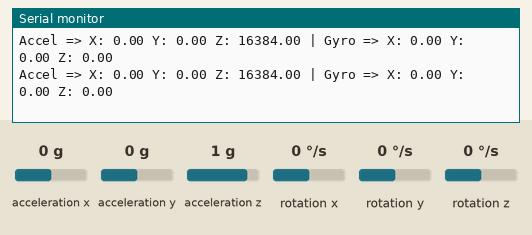
Simulated run of this sketch. Board: ESP32. On the bench: the last lines printed to the serial monitor. The inputs (shaded band) are chosen by the test bench; at power-on: acceleration x 0 g, acceleration y 0 g, acceleration z 1 g, rotation x 0 °/s, rotation y 0 °/s, rotation z 0 °/s.

Above: at 1.2 s.
1.3 s: acceleration x set to -1.4 g
At 1.9 s:
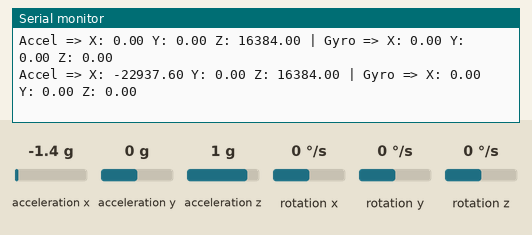
2.8 s: acceleration y set to -1.4 g
At 3.4 s:
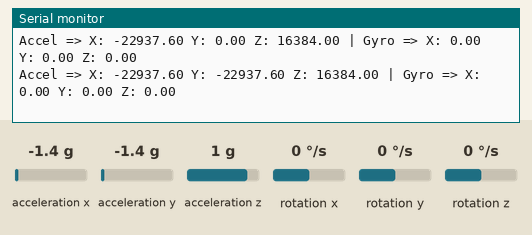
4.3 s: acceleration z set to -1.4 g
At 5.0 s:
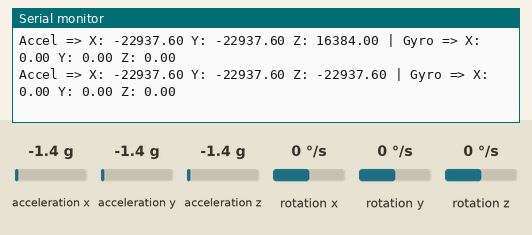
5.8 s: rotation x set to -192 °/s
At 6.5 s:
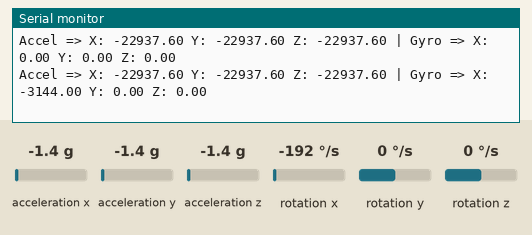
7.3 s: rotation y set to -192 °/s
At 8.0 s:
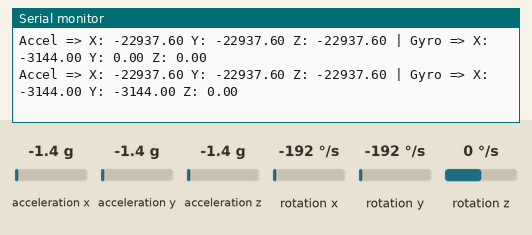

The sketch:

mpu.ino
```cpp
#include <Wire.h>
#include <MPU6050.h>

MPU6050 mpu;

void setup() {
  Serial.begin(115200);

  // Use GPIO23 for SDA and GPIO5 for SCL
  Wire.begin(23, 5);

  Serial.println("Initializing MPU6050...");

  if (!mpu.begin(MPU6050_SCALE_2000DPS, MPU6050_RANGE_2G)) {
    Serial.println("MPU6050 not found. Check wiring.");
    while (1);
  }

  Serial.println("MPU6050 initialized successfully.");
}

void loop() {
  Vector acc = mpu.readRawAccel();
  Vector gyro = mpu.readRawGyro();

  Serial.print("Accel => X: "); Serial.print(acc.XAxis);
  Serial.print(" Y: "); Serial.print(acc.YAxis);
  Serial.print(" Z: "); Serial.print(acc.ZAxis);

  Serial.print(" | Gyro => X: "); Serial.print(gyro.XAxis);
  Serial.print(" Y: "); Serial.print(gyro.YAxis);
  Serial.print(" Z: "); Serial.println(gyro.ZAxis);

  delay(500);
}
```

Measured:
- after the input at 1.3 s, the serial monitor: prints a new line after 0.22 s (image 1)
- after the input at 2.8 s, the serial monitor: prints a new line after 0.23 s (image 2)
- after the input at 4.3 s, the serial monitor: prints a new line after 0.25 s (image 3)
- after the input at 5.8 s, the serial monitor: prints a new line after 0.26 s (image 4)
- after the input at 7.3 s, the serial monitor: prints a new line after 0.28 s (image 5)
